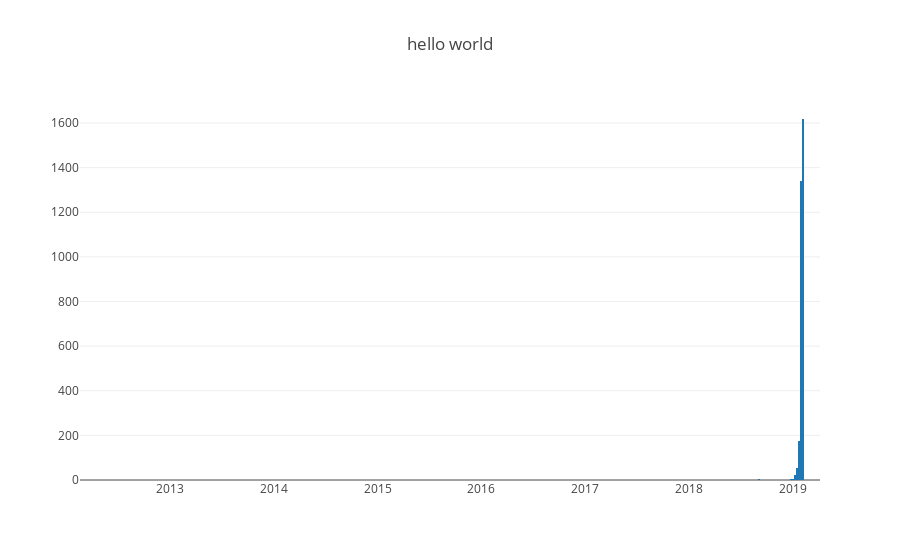

The notebook cell this image was saved under:
### Code cell
plotly.offline.iplot({
    "data": data,
    "layout": go.Layout(title="hello world")
})

### Figure 1 — Plotly figure (JSON) as saved in the notebook; plotly's stock layout.template omitted (floating-point values rounded to 4 significant figures; data arrays with more than 128 entries replaced by an {"elided": "..."} marker saying what was removed)
{"data": [{"type": "histogram", "uid": "00d3fea5-fd94-4c06-9e0e-a867756b192c", "x": {"elided": "3327 str values"}}], "layout": {"title": {"text": "hello world"}}}
